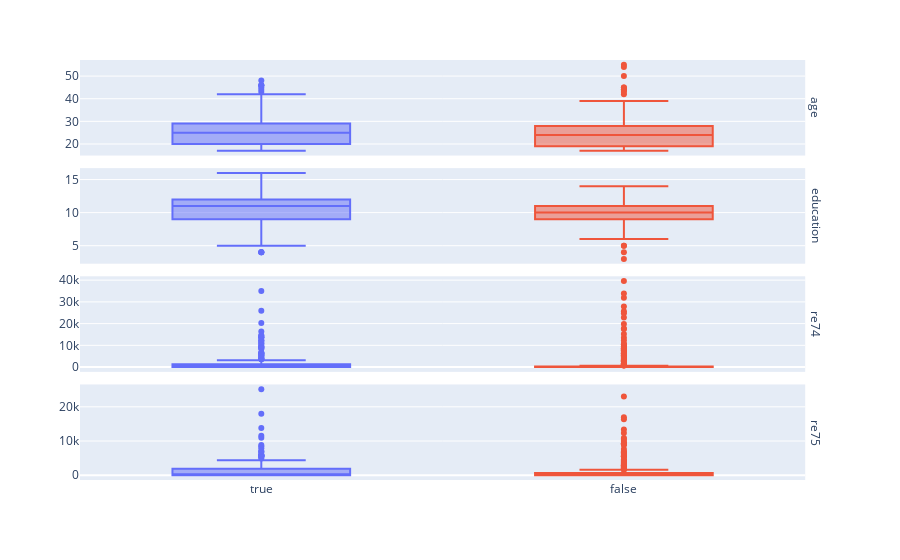

Notebook source saved alongside this figure:
### Code cell
(
    rct_data
    .pipe(pu.continuous_variables_to_boxplot_format, treatment_assign, continuous_col_list=lalonde_continuous_variables)
    .pipe(pu.adjusted_boxplot_per_groups, treatment_assign)
)

### Figure 1 — Plotly figure (JSON) as saved in the notebook; plotly's stock layout.template omitted (floating-point values rounded to 4 significant figures; data arrays with more than 128 entries replaced by an {"elided": "..."} marker saying what was removed)
{"data": [{"alignmentgroup": "True", "hovertemplate": "treat=%{x}<br>variable=age<br>value=%{y}<extra></extra>", "legendgroup": "True", "marker": {"color": "#636efa"}, "name": "True", "notched": false, "offsetgroup": "True", "orientation": "v", "showlegend": true, "type": "box", "x": {"elided": "185 bool values"}, "x0": " ", "xaxis": "x4", "y": {"elided": "185 int values"}, "y0": " ", "yaxis": "y4"}, {"alignmentgroup": "True", "hovertemplate": "treat=%{x}<br>variable=education<br>value=%{y}<extra></extra>", "legendgroup": "True", "marker": {"color": "#636efa"}, "name": "True", "notched": false, "offsetgroup": "True", "orientation": "v", "showlegend": false, "type": "box", "x": {"elided": "185 bool values"}, "x0": " ", "xaxis": "x3", "y": {"elided": "185 int values"}, "y0": " ", "yaxis": "y3"}, {"alignmentgroup": "True", "hovertemplate": "treat=%{x}<br>variable=re74<br>value=%{y}<extra></extra>", "legendgroup": "True", "marker": {"color": "#636efa"}, "name": "True", "notched": false, "offsetgroup": "True", "orientation": "v", "showlegend": false, "type": "box", "x": {"elided": "185 bool values"}, "x0": " ", "xaxis": "x2", "y": {"elided": "185 float values"}, "y0": " ", "yaxis": "y2"}, {"alignmentgroup": "True", "hovertemplate": "treat=%{x}<br>variable=re75<br>value=%{y}<extra></extra>", "legendgroup": "True", "marker": {"color": "#636efa"}, "name": "True", "notched": false, "offsetgroup": "True", "orientation": "v", "showlegend": false, "type": "box", "x": {"elided": "185 bool values"}, "x0": " ", "xaxis": "x", "y": {"elided": "185 float values"}, "y0": " ", "yaxis": "y"}, {"alignmentgroup": "True", "hovertemplate": "treat=%{x}<br>variable=age<br>value=%{y}<extra></extra>", "legendgroup": "False", "marker": {"color": "#EF553B"}, "name": "False", "notched": false, "offsetgroup": "False", "orientation": "v", "showlegend": true, "type": "box", "x": {"elided": "260 bool values"}, "x0": " ", "xaxis": "x4", "y": {"elided": "260 int values"}, "y0": " ", "yaxis": "y4"}, {"alignmentgroup": "True", "hovertemplate": "treat=%{x}<br>variable=education<br>value=%{y}<extra></extra>", "legendgroup": "False", "marker": {"color": "#EF553B"}, "name": "False", "notched": false, "offsetgroup": "False", "orientation": "v", "showlegend": false, "type": "box", "x": {"elided": "260 bool values"}, "x0": " ", "xaxis": "x3", "y": {"elided": "260 int values"}, "y0": " ", "yaxis": "y3"}, {"alignmentgroup": "True", "hovertemplate": "treat=%{x}<br>variable=re74<br>value=%{y}<extra></extra>", "legendgroup": "False", "marker": {"color": "#EF553B"}, "name": "False", "notched": false, "offsetgroup": "False", "orientation": "v", "showlegend": false, "type": "box", "x": {"elided": "260 bool values"}, "x0": " ", "xaxis": "x2", "y": {"elided": "260 float values"}, "y0": " ", "yaxis": "y2"}, {"alignmentgroup": "True", "hovertemplate": "treat=%{x}<br>variable=re75<br>value=%{y}<extra></extra>", "legendgroup": "False", "marker": {"color": "#EF553B"}, "name": "False", "notched": false, "offsetgroup": "False", "orientation": "v", "showlegend": false, "type": "box", "x": {"elided": "260 bool values"}, "x0": " ", "xaxis": "x", "y": {"elided": "260 float values"}, "y0": " ", "yaxis": "y"}], "layout": {"annotations": [{"font": {}, "showarrow": false, "text": "re75", "textangle": 90, "x": 0.98, "xanchor": "left", "xref": "paper", "y": 0.1138, "yanchor": "middle", "yref": "paper"}, {"font": {}, "showarrow": false, "text": "re74", "textangle": 90, "x": 0.98, "xanchor": "left", "xref": "paper", "y": 0.3712, "yanchor": "middle", "yref": "paper"}, {"font": {}, "showarrow": false, "text": "education", "textangle": 90, "x": 0.98, "xanchor": "left", "xref": "paper", "y": 0.6288, "yanchor": "middle", "yref": "paper"}, {"font": {}, "showarrow": false, "text": "age", "textangle": 90, "x": 0.98, "xanchor": "left", "xref": "paper", "y": 0.8862, "yanchor": "middle", "yref": "paper"}], "boxmode": "overlay", "legend": {"title": {"text": "treat"}, "tracegroupgap": 0}, "margin": {"t": 60}, "showlegend": false, "xaxis": {"anchor": "y", "categoryarray": [true, false], "categoryorder": "array", "domain": [0, 0.98], "title": {"text": ""}}, "xaxis2": {"anchor": "y2", "domain": [0, 0.98], "matches": "x", "showticklabels": false, "title": {"text": ""}}, "xaxis3": {"anchor": "y3", "domain": [0, 0.98], "matches": "x", "showticklabels": false, "title": {"text": ""}}, "xaxis4": {"anchor": "y4", "domain": [0, 0.98], "matches": "x", "showticklabels": false, "title": {"text": ""}}, "yaxis": {"anchor": "x", "domain": [0, 0.2275], "title": {"text": ""}}, "yaxis2": {"anchor": "x2", "domain": [0.2575, 0.485], "title": {"text": ""}}, "yaxis3": {"anchor": "x3", "domain": [0.515, 0.7425], "title": {"text": ""}}, "yaxis4": {"anchor": "x4", "domain": [0.7725, 1], "title": {"text": ""}}}}
